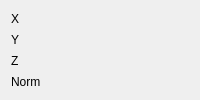
           <widget class="QWidget" name="tab_11">
            <attribute name="title">
             <string>Accel.</string>
            </attribute>
            <layout class="QGridLayout" name="gridLayout_24">
             <item row="0" column="2">
              <widget class="QLabel" name="accel_x_panel">
               <property name="frameShape">
                <enum>QFrame::NoFrame</enum>
               </property>
               <property name="text">
                <string/>
               </property>
              </widget>
             </item>
             <item row="0" column="1">
              <widget class="QLabel" name="accel_x_label">
               <property name="maximumSize">
                <size>
                 <width>25</width>
                 <height>16777215</height>
                </size>
               </property>
               <property name="text">
                <string>X</string>
               </property>
              </widget>
             </item>
             <item row="2" column="2">
              <widget class="QLabel" name="accel_z_panel">
               <property name="frameShape">
                <enum>QFrame::NoFrame</enum>
               </property>
               <property name="text">
                <string/>
               </property>
              </widget>
             </item>
             <item row="2" column="1">
              <widget class="QLabel" name="accel_z_label">
               <property name="maximumSize">
                <size>
                 <width>25</width>
                 <height>16777215</height>
                </size>
               </property>
               <property name="text">
                <string>Z</string>
               </property>
              </widget>
             </item>
             <item row="1" column="1">
              <widget class="QLabel" name="accel_y_label">
               <property name="maximumSize">
                <size>
                 <width>25</width>
                 <height>16777215</height>
                </size>
               </property>
               <property name="text">
                <string>Y</string>
               </property>
              </widget>
             </item>
             <item row="1" column="2">
              <widget class="QLabel" name="accel_y_panel">
               <property name="frameShape">
                <enum>QFrame::NoFrame</enum>
               </property>
               <property name="text">
                <string/>
               </property>
              </widget>
             </item>
             <item row="3" column="2">
              <widget class="QLabel" name="norm_panel">
               <property name="text">
                <string/>
               </property>
              </widget>
             </item>
             <item row="3" column="1">
              <widget class="QLabel" name="norm_label">
               <property name="text">
                <string>Norm</string>
               </property>
              </widget>
             </item>
            </layout>
           </widget>
